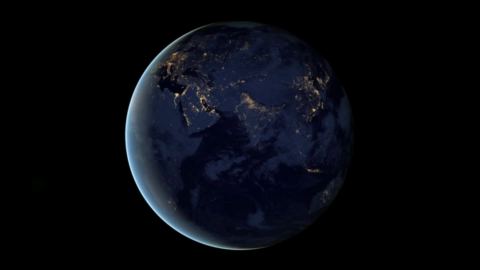
#> input picture frame 90 of SimpleProjects/assets/video.mp4, 480 x 270 px
$ python Tutorial5-ColorDetection.py
#> lines starting #> are read from the running program, lines starting #| are printed output that depends on the picture; after the words box and inside, x2 and y2 are one past the last pixel; in counts of white or black regions, pixels touching at a corner belong together
import numpy as np
import cv2

# open Xming!
# first change environment to pycv
# second run <export DISPLAY=:0> in Ubuntu

cap = cv2.VideoCapture('./assets/video.mp4')

while True:
    ret, frame = cap.read()
#> frame is the input picture: shape (270, 480, 3); mean B, G, R 14.7, 9.1, 7.3
    width = int(cap.get(3))
    height = int(cap.get(4))

    hsv = cv2.cvtColor(frame, cv2.COLOR_BGR2HSV)
#> hsv: shape (270, 480, 3); mean H, S, V 36.7, 51.5, 14.8
    lower_blue = np.array([90, 50, 50])
    upper_blue = np.array([130, 255, 255])

    mask = cv2.inRange(hsv, lower_blue, upper_blue)
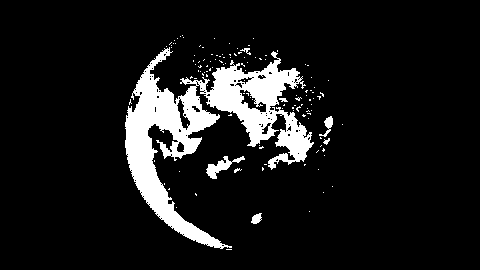
#> mask: shape (270, 480); 10% white; 125 white regions (118 under 20 px), largest, box (x1, y1, x2, y2) and area: (125, 47, 314, 249) 11991, (206, 156, 245, 179) 309, (319, 116, 333, 137) 112

    result = cv2.bitwise_and(frame, frame, mask=mask)
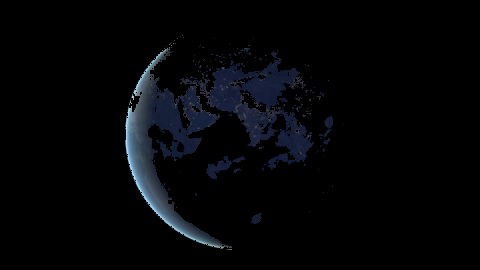
#> result: shape (270, 480, 3); mean B, G, R 7.4, 5.3, 4.1

    cv2.imshow('frame', result)
    cv2.imshow('mask', mask)

    if cv2.waitKey(1) == ord('q'):
#> (key q is pressed here)
        break

cap.release()
cv2.destroyAllWindows()

$ run again, starting later in the video
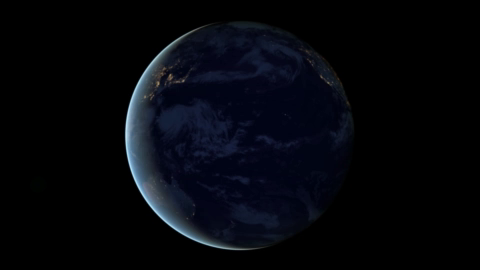
#> input picture frame 720 of SimpleProjects/assets/video.mp4, 480 x 270 px
#> frame is the input picture: shape (270, 480, 3); mean B, G, R 11.9, 6.6, 4.9
#> hsv: shape (270, 480, 3); mean H, S, V 36.9, 60.7, 11.9
#> `mask = cv2.inRange(hsv, lower_blue, upper_blue)`:
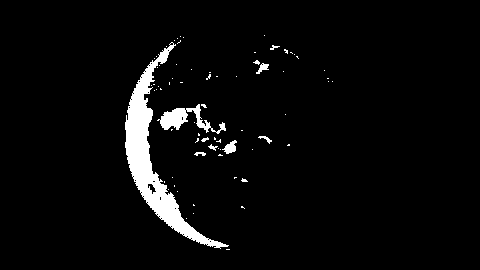
#> mask: shape (270, 480); 4.1% white; 72 white regions (63 under 20 px), largest, box (x1, y1, x2, y2) and area: (125, 42, 229, 249) 4085, (157, 104, 226, 134) 697, (222, 140, 237, 154) 114
#> `result = cv2.bitwise_and(frame, frame, mask=mask)`:
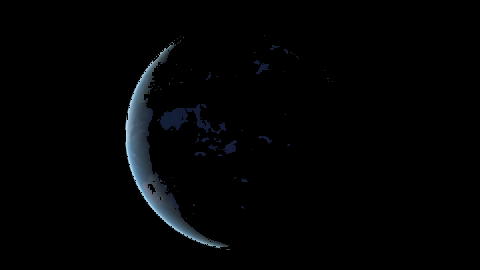
#> result: shape (270, 480, 3); mean B, G, R 4, 3.3, 2.5
